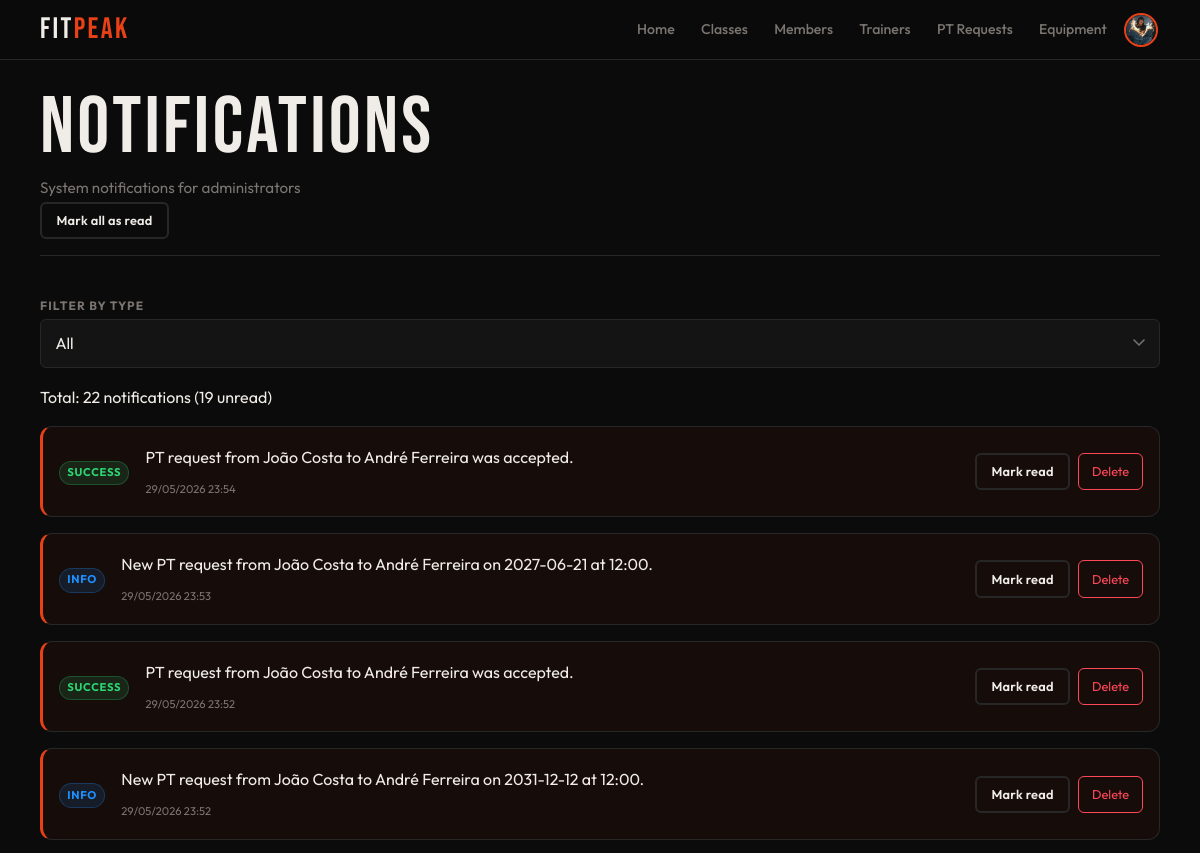
Before: /admin/notifications.php (signed in, upper part) with the older database file.
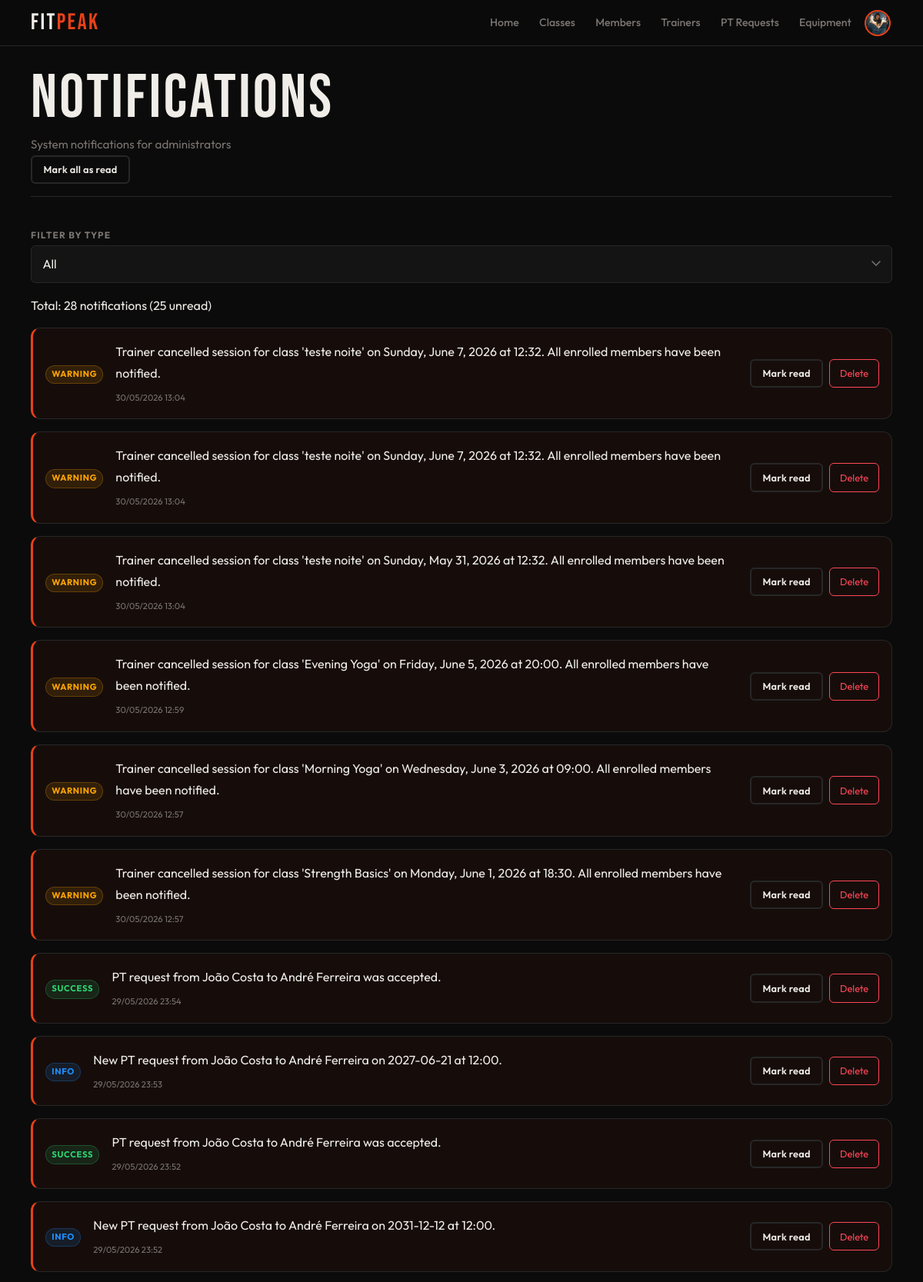
After: the same page with the newer database file.
### tables this page shows
CREATE TABLE notifications (
    id INTEGER PRIMARY KEY AUTOINCREMENT,

    user_id INTEGER DEFAULT NULL,

    target_role TEXT DEFAULT NULL,

    scope TEXT NOT NULL DEFAULT 'personal',

    title TEXT,

    message TEXT NOT NULL,

    notification_type_id INTEGER NOT NULL,

    created_at DATETIME DEFAULT CURRENT_TIMESTAMP,

    FOREIGN KEY (user_id)
        REFERENCES users(id)
        ON DELETE CASCADE,

    FOREIGN KEY (notification_type_id)
        REFERENCES notification_types(id)
);

### db/notifications.php (called while the page is built, shortened)
<?php
function getCurrentNotificationUserId(): ?int
{
    return isset($_SESSION['user_id']) ? (int) $_SESSION['user_id'] : null;
}
function getCurrentNotificationRole(): ?string
{
    return $_SESSION['active_role'] ?? $_SESSION['role'] ?? null;
}
function getNotifications(PDO $pdo, ...$args): array
{
    $userId = getCurrentNotificationUserId();
    $role = getCurrentNotificationRole();
    $limit = 100;
    $offset = 0;
    $excludePersonal = false;
    if (
        count($args) >= 2 &&
        is_numeric($args[0]) &&
        is_string($args[1]) &&
        in_array($args[1], ['admin', 'member', 'trainer', 'all'], true)
    ) {
        $userId = (int) $args[0];
        $role = $args[1];
        $limit = isset($args[2]) ? (int) $args[2] : 100;
        $offset = isset($args[3]) ? (int) $args[3] : 0;
        $typeFilter = $args[4] ?? 'all';
    } else {
        $limit = isset($args[0]) ? (int) $args[0] : 100;
        $offset = isset($args[1]) ? (int) $args[1] : 0;
        $typeFilter = $args[2] ?? 'all';
        $excludePersonal = (bool)($args[3] ?? false);
    }
    $sql = "
        SELECT
            n.*,
            COALESCE(nt.label, 'Info') AS type_label,
            COALESCE(nt.css_class, 'info') AS css_class,
            COALESCE(nt.icon, 'bell') AS icon,
            CASE
                WHEN nr.id IS NOT NULL THEN 1
                ELSE 0
            END AS is_read
        FROM notifications n
        LEFT JOIN notification_types nt
            ON nt.id = n.notification_type_id
        LEFT JOIN notification_reads nr
            ON nr.notification_id = n.id
            AND nr.user_id = ?
        WHERE
            (
                n.user_id = ?
                OR n.target_role = ?
                OR n.target_role = 'all'
            )
    ";
    $params = [
        $userId,
        $userId,
        $role
    ];
    $sql .= "
        ORDER BY n.created_at DESC
        LIMIT ?
        OFFSET ?
    ";
    $params[] = $limit;
    $params[] = $offset;
    $stmt = $pdo->prepare($sql);
    $stmt->execute($params);
    $rows = $stmt->fetchAll(PDO::FETCH_ASSOC);
    return $rows;
}
function getTotalCountForUser(PDO $pdo, int $userId, string $role, string $typeFilter = 'all'): int
{
    $sql = "
        SELECT COUNT(DISTINCT n.id)
        FROM notifications n
        LEFT JOIN notification_types nt
            ON nt.id = n.notification_type_id
        WHERE
            (
                n.user_id = ?
                OR n.target_role = ?
                OR n.target_role = 'all'
            )
    ";
    $params = [
        $userId,
        $role
    ];
    $stmt = $pdo->prepare($sql);
    $stmt->execute($params);
    return (int) $stmt->fetchColumn();
}
function getUnreadCount(PDO $pdo, int $userId, string $role, string $typeFilter = 'all'): int
{
    $sql = "
        SELECT COUNT(DISTINCT n.id)
        FROM notifications n
        LEFT JOIN notification_reads nr
            ON nr.notification_id = n.id
            AND nr.user_id = ?
        LEFT JOIN notification_types nt
            ON nt.id = n.notification_type_id
        WHERE
            nr.id IS NULL
            AND (
                n.user_id = ?
                OR n.target_role = ?
                OR n.target_role = 'all'
            )
    ";
    $params = [
        $userId,
        $userId,
        $role
    ];
    $stmt = $pdo->prepare($sql);
    $stmt->execute($params);
    return (int) $stmt->fetchColumn();
}

### template/notifications.php (the view, shortened to what this page needs)
<?php
function output_notifications_list($notifications) {
    ?>
    <div class="notifications-list">
        <?php foreach ($notifications as $notif): ?>
            <div class="notification-item <?= $notif['is_read'] ? 'read' : 'unread' ?>" data-id="<?= $notif['id'] ?>">
                <div class="notification-icon">
                    <span class="badge badge-<?= htmlspecialchars($notif['css_class']) ?>">
                        <?= htmlspecialchars($notif['type_label']) ?>
                    </span>
                </div>
                <div class="notification-content">
                    <p><?= htmlspecialchars($notif['message']) ?></p>
                    <small class="notification-date"><?= date('d/m/Y H:i', strtotime($notif['created_at'])) ?></small>
                </div>
                <div class="notification-actions">
                    <?php if (!$notif['is_read']): ?>
                        <button class="mark-read-btn secondary-button btn-sm" data-id="<?= $notif['id'] ?>">Mark read</button>
                    <?php endif; ?>
                    <button class="delete-notif-btn danger-button btn-sm" data-id="<?= $notif['id'] ?>">Delete</button>
                </div>
            </div>
        <?php endforeach; ?>
    </div>
    <?php
}
    ?>

### includes/header.php (shortened to what this page needs)
<?php
if (!function_exists('output_header')) {
    function output_header($pageCss) {
        $loggedIn = isset($_SESSION['user_id']);
        $userName = $_SESSION['user_name'] ?? '';
        $originalRole = $_SESSION['role'] ?? '';
        $userPhoto = $_SESSION['user_photo'] ?? null;
        $userIsAdmin = !empty($_SESSION['is_admin']) || $originalRole === 'admin';
        $activeRole = $_SESSION['active_role'] ?? '';
        if (!$loggedIn) {
            $headerArea = 'public';
        } elseif ($activeRole === 'member') {
            $headerArea = 'member';
        } elseif ($activeRole === 'trainer') {
            $headerArea = 'trainer';
        } elseif ($activeRole === 'admin') {
            $headerArea = 'admin';
        }
        $avatarHtml = '';
        if ($loggedIn) {
            $initial = strtoupper(substr($userName, 0, 1));
            if (!empty($userPhoto)) {
                $avatarHtml = '<img src="' . htmlspecialchars($userPhoto) . '" alt="' . htmlspecialchars($userName) . '" class="avatar-img">';
            } else {
                $avatarHtml = '<span class="avatar-initial">' . htmlspecialchars($initial) . '</span>';
            }
        }
        switch ($headerArea) {
            case 'admin':
                $logoLink = '../admin/dashboard.php';
                $profileLink = '../admin/profile.php';
                break;
        }
?>
<!DOCTYPE html>
<html lang="en">
<head>
    <link rel="stylesheet" href="../css/base.css">
    <link rel="stylesheet" href="../css/components.css">
    <link rel="stylesheet" href="../css/pages/<?= htmlspecialchars($pageCss) ?>">
</head>
<body>
<header>
    <nav class="navbar" aria-label="Main navigation">
        <a href="<?= htmlspecialchars($logoLink) ?>" class="logo">FIT<span>PEAK</span></a>
        <ul class="nav-menu">
            <?php if ($headerArea === 'member'): ?>
                <li><a href="../member/dashboard.php">Home</a></li>
                <li><a href="../member/classes.php">Classes</a></li>
                <li><a href="../member/trainers.php">Trainers</a></li>
                <li><a href="../member/equipment.php">Equipment</a></li>
                <li><a href="../member/notifications.php">Notifications</a></li>
                <?php if ($userIsAdmin && $originalRole !== 'admin'): ?>
                    <li><a href="../public/choose_area.php" class="nav-login">Switch Area</a></li>
                <?php endif; ?>
                <li class="nav-avatar">
                    <a href="../member/profile.php" class="avatar-link" title="My Profile">
                        <div class="avatar"><?= $avatarHtml ?></div>
                    </a>
                </li>
            <?php elseif ($headerArea === 'admin'): ?>
                <li><a href="../admin/dashboard.php">Home</a></li>
                <li><a href="../admin/classes.php">Classes</a></li>
                <li><a href="../admin/members.php">Members</a></li>
                <li><a href="../admin/trainers.php">Trainers</a></li>
                <li><a href="../admin/pt_requests.php">PT Requests</a></li>
                <li><a href="../admin/equipment.php">Equipment</a></li>
                <li class="nav-avatar">
                    <a href="<?= htmlspecialchars($profileLink) ?>" class="avatar-link" title="My Profile">
                        <div class="avatar"><?= $avatarHtml ?></div>
                    </a>
                </li>
            <?php endif; ?>
        </ul>
    </nav>
</header>
<?php
    }
}
?>

### admin/notifications.php (shortened to what this page needs)
<?php
require_once '../includes/header.php';
require_once '../includes/footer.php';
require_once '../db/notifications.php';
require_once '../template/notifications.php';
$pdo = getDatabaseConnection();
$filter = $_GET['filter'] ?? 'all';
$userId = (int)($_SESSION['user_id'] ?? 0);
$role = $_SESSION['active_role'] ?? $_SESSION['role'] ?? 'admin';
$notifications = getNotifications(
    $pdo,
    $userId,
    $role,
    100,
    0,
    $filter
);
$userId = (int) $_SESSION['user_id'];
$role = $_SESSION['active_role'] ?? $_SESSION['role'] ?? 'admin';
$totalCount = getTotalCountForUser($pdo, $userId, $role, $filter);
$unreadCount = getUnreadCount($pdo, $userId, $role, $filter);
output_header('notifications.css');
?>
<link rel="stylesheet" href="../css/pages/form.css">
<main class="main">
    <div class="container">
        <header class="page-header">
            <div class="page-header-row">
                <div>
                    <h1>Notifications</h1>
                    <p>System notifications for administrators</p>
                </div>
                <div class="notification-header-actions">
                    <form method="post">
                        <button type="submit" class="secondary-button btn-sm">Mark all as read</button>
                    </form>
                </div>
            </div>
        </header>
        <div class="filter-bar">
            <div class="filter-group">
                <label class="form-label">Filter by type</label>
                <select id="type-filter" class="form-select">
                    <option value="all" <?= $filter === 'all' ? 'selected' : '' ?>>All</option>
                </select>
            </div>
        </div>
        <div class="results-bar" id = "summary-bar">
            <p class="results-count">
                Total: <?= (int)$totalCount ?> notifications (<?= (int)$unreadCount ?> unread)
            </p>
        </div>
        <?php output_notifications_list($notifications); ?>
    </div>
</main>
<?php output_footer(); ?>

### includes/footer.php (shortened to what this page needs)
<?php
function output_footer($basePath = '') {
?>
    </body>
    </html>
<?php } ?>

### css/base.css (style rules this page uses)
:root { --bg: #0b0b0b; --surface: #141414; --card: #1c1c1c; --border: #272727; --accent: #e84118; --accent-glow: rgba(232, 65, 24, 0.28); --text: #f0ede8; --muted: #7a7571; --success: #2ed573; --warning: #ffa502; --danger: #ff4757; --info: #1e90ff; --ff-display: 'Bebas Neue', sans-serif; --ff-body: 'Outfit', sans-serif; --sp-xs: 0.25rem; --sp-sm: 0.5rem; --sp-md: 1rem; --sp-lg: clamp(1rem, 3vw, 1.5rem); --sp-xl: clamp(1.5rem, 5vw, 2.5rem); --sp-2xl: clamp(2rem, 7vw, 4rem); --nav-h: 60px; --r-sm: 6px; --r-md: 12px; --r-pill: 999px; --touch: 44px; --max-w: 1200px; --shadow-a: 0 0 24px var(--accent-glow); --t: 0.22s cubic-bezier(0.4, 0, 0.2, 1); }
*, *::before, *::after { box-sizing: border-box; margin: 0; padding: 0; }
html { font-size: 16px; scroll-behavior: smooth; -webkit-text-size-adjust: 100%; }
body { font-family: var(--ff-body); background: var(--bg); color: var(--text); line-height: 1.6; min-height: 100dvh; display: flex; flex-direction: column; overflow-x: hidden; }
img, svg { display: block; max-width: 100%; height: auto; }
a { color: inherit; text-decoration: none; }
ul, ol { list-style: none; }
button { cursor: pointer; border: none; background: none; font: inherit; }
input, select, textarea { font: inherit; }
h1, h2, h3, h4, h5, h6 { font-family: var(--ff-display); letter-spacing: 0.04em; line-height: 1.1; font-weight: 400; }
h1 { font-size: clamp(2.2rem, 7vw, 5rem); }
p { line-height: 1.75; }
.container { width: 100%; max-width: var(--max-w); margin-inline: auto; padding-inline: var(--sp-md); }
.main { flex: 1; padding-top: var(--nav-h); }
@media (min-width: 640px) { .container { padding-inline: var(--sp-lg); } }
@media (min-width: 1024px) { .container { padding-inline: var(--sp-xl); } }

### css/pages/notifications.css (style rules this page uses)
.notifications-list { display: flex; flex-direction: column; gap: var(--sp-md); }
.notification-item { display: flex; align-items: center; justify-content: space-between; gap: var(--sp-md); background: var(--card); border: 1px solid var(--border); border-radius: var(--r-md); padding: var(--sp-md); transition: background var(--t); }
.notification-item.unread { background: rgba(232, 65, 24, 0.05); border-left: 3px solid var(--accent); }
.notification-icon { flex-shrink: 0; }
.notification-content { flex: 1; }
.notification-content p { margin-bottom: var(--sp-xs); }
.notification-date { font-size: 0.7rem; color: var(--muted); }
.notification-actions { display: flex; gap: var(--sp-sm); flex-shrink: 0; }
.danger-button { background: transparent; border: 1px solid var(--danger); color: var(--danger); padding: 0.3rem 0.8rem; border-radius: var(--r-sm); cursor: pointer; transition: all var(--t); }
#summary-bar { margin-bottom: 15px; margin-top: 15px; }

### css/pages/form.css (style rules this page uses)
main { padding-bottom: var(--sp-2xl); }

Changed rows visible on the page:
added notifications: type_label "WARNING", message "Trainer cancelled session for class 'teste noite' on Sunday, June 7, 2026 at 12:32. All enrolled members have been notified.", created_at "30/05/2026 13:04"
added notifications: type_label "WARNING", message "Trainer cancelled session for class 'teste noite' on Sunday, June 7, 2026 at 12:32. All enrolled members have been notified.", created_at "30/05/2026 13:04"
added notifications: type_label "WARNING", message "Trainer cancelled session for class 'teste noite' on Sunday, May 31, 2026 at 12:32. All enrolled members have been notified.", created_at "30/05/2026 13:04"
added notifications: type_label "WARNING", message "Trainer cancelled session for class 'Evening Yoga' on Friday, June 5, 2026 at 20:00. All enrolled members have been notified.", created_at "30/05/2026 12:59"
added notifications: type_label "WARNING", message "Trainer cancelled session for class 'Morning Yoga' on Wednesday, June 3, 2026 at 09:00. All enrolled members have been notified.", created_at "30/05/2026 12:57"
added notifications: type_label "WARNING", message "Trainer cancelled session for class 'Strength Basics' on Monday, June 1, 2026 at 18:30. All enrolled members have been notified.", created_at "30/05/2026 12:57"
Other visible differences:
$totalCount: "22" → "28"
$unreadCount: "19" → "25"
